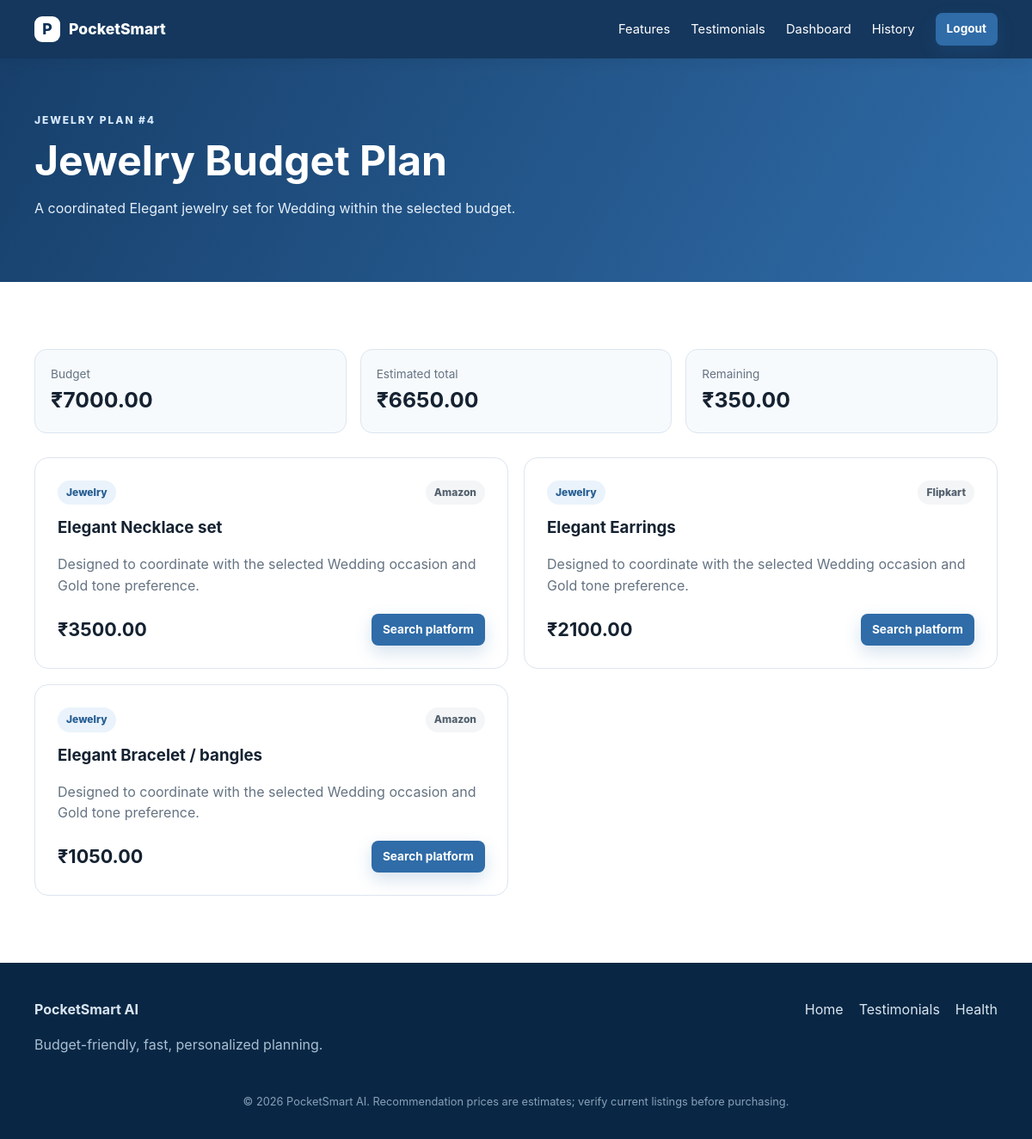
/recommendations-details/4 (signed in), run on the app's committed database.
### app/models.py (models this page shows)
class Recommendation(Base):
    __tablename__ = "recommendations"
    id: Mapped[int] = mapped_column(Integer, primary_key=True, index=True)
    user_id: Mapped[int] = mapped_column(ForeignKey("users.id"), index=True, nullable=False)
    category: Mapped[str] = mapped_column(String(50), index=True, nullable=False)
    input_json: Mapped[str] = mapped_column(Text, nullable=False)
    result_json: Mapped[str] = mapped_column(Text, nullable=False)
    created_at: Mapped[datetime] = mapped_column(DateTime(timezone=True), default=utcnow)
    user: Mapped[User] = relationship(back_populates="recommendations")

### app/routes.py (the view)
@router.get("/recommendations-details/{record_id}", response_class=HTMLResponse)
def recommendation_details(record_id: int, request: Request, db: Session = Depends(get_db)):
    user = get_session_user(request, db)
    if not user:
        return RedirectResponse("/login", status_code=303)
    record = db.get(Recommendation, record_id)
    if not record or record.user_id != user.id:
        raise HTTPException(status_code=404, detail="Recommendation not found")
    result = json.loads(record.result_json)
    return templates.TemplateResponse(request=request, name="recommendation_details.html", context=context(request, db, record=record, result=result))

### templates/recommendation_details.html (shortened to what this page needs)
{% extends "base.html" %}
{% block content %}<section class="page-hero"><div class="shell"><span class="eyebrow">{{ record.category|upper }} PLAN #{{ record.id }}</span><h1>{{ result.title }}</h1><p>{{ result.summary }}</p></div></section><section class="section shell"><div class="budget-strip"><div><span>Budget</span><strong>₹{{ '%.2f'|format(result.budget) }}</strong></div><div><span>Estimated total</span><strong>₹{{ '%.2f'|format(result.estimated_total) }}</strong></div><div><span>Remaining</span><strong>₹{{ '%.2f'|format(result.remaining_budget) }}</strong></div></div><div class="result-grid">{% for item in result.recommendations %}<article class="result-card"><div class="result-top"><span class="badge">{{ item.category }}</span><span class="platform">{{ item.platform }}</span></div><h3>{{ item.item }}</h3><p>{{ item.reason }}</p><div class="price-row"><strong>₹{{ '%.2f'|format(item.estimated_price) }}</strong><a class="btn btn-small" target="_blank" rel="noopener noreferrer" href="{{ item.search_url }}">Search platform</a></div></article>{% endfor %}</div></section>{% endblock %}

### static/css/styles.css (style rules this page uses)
:root { --navy:#0e3158;--blue:#22588e;--sky:#edf5fc;--ink:#152231;--muted:#657382;--line:#dce5ee;--white:#fff;--shadow:0 12px 34px rgba(15,49,88,.10) }
* { box-sizing:border-box }
html { scroll-behavior:smooth }
body { margin:0;font-family:Inter,ui-sans-serif,system-ui,-apple-system,BlinkMacSystemFont,"Segoe UI",sans-serif;color:var(--ink);background:#fff;line-height:1.55 }
a { color:inherit;text-decoration:none }
.shell { width:min(1120px,calc(100% - 32px));margin:auto }
.btn { display:inline-flex;align-items:center;justify-content:center;background:#2f6ca8;color:#fff;border:0;border-radius:10px;padding:12px 20px;font-weight:700;cursor:pointer;box-shadow:0 8px 20px rgba(47,108,168,.2) }
.btn-small { padding:8px 13px;border-radius:8px;font-size:.85rem }
.eyebrow { display:inline-block;font-size:.75rem;font-weight:800;letter-spacing:.16em;margin-bottom:12px;color:#d9ebff }
.hero h1,.page-hero h1 { font-size:clamp(2.3rem,5vw,4.5rem);line-height:1.04;margin:0 0 18px }
.section { padding:78px 0 }
.feature-card,.planner-card,.quote-card,.result-card { border:1px solid var(--line);border-radius:16px;background:#fff;padding:26px;box-shadow:var(--shadow) }
.feature-card h3,.planner-card h3,.result-card h3 { margin:12px 0 8px }
.feature-card p,.planner-card p,.result-card p { color:var(--muted) }
.page-hero { background:linear-gradient(120deg,#173f6a,#2f6ca8);color:#fff;padding:58px 0 }
.page-hero h1 { font-size:clamp(2rem,4vw,3.4rem) }
.page-hero p { max-width:760px;color:#e4eff9 }
.budget-strip { display:grid;grid-template-columns:repeat(3,1fr);gap:16px;margin-bottom:28px }
.budget-strip div { background:#f7fafd;border:1px solid var(--line);border-radius:14px;padding:18px }
.budget-strip span { display:block;color:var(--muted);font-size:.85rem }
.budget-strip strong { font-size:1.55rem }
.source-chip,.badge,.platform { display:inline-block;border-radius:999px;padding:5px 10px;font-size:.75rem;font-weight:800 }
.badge { background:#eaf3fb;color:#255d92 }
.platform { background:#f3f5f7;color:#53606d }
.result-grid { display:grid;grid-template-columns:repeat(2,1fr);gap:18px }
.result-card { box-shadow:none }
.result-top,.price-row,.section-row { display:flex;align-items:center;justify-content:space-between;gap:12px }
.price-row { margin-top:20px }
.price-row strong { font-size:1.35rem }

### data on the page
Recommendation: category "JEWELRY", id "4", category "Jewelry", platform "Amazon", item "Elegant Necklace set", reason "Designed to coordinate with the selected Wedding occasion and Gold tone preference.", estimated_price "3500.00", platform "Flipkart", item "Elegant Earrings", estimated_price "2100.00", item "Elegant Bracelet / bangles", estimated_price "1050.00"

### other printed values
{{ result.title }} "Jewelry Budget Plan"
{{ result.summary }} "A coordinated Elegant jewelry set for Wedding within the selected budget."
{{ '%.2f'|format(result.budget) }} "7000.00"
{{ '%.2f'|format(result.estimated_total) }} "6650.00"
{{ '%.2f'|format(result.remaining_budget) }} "350.00"
